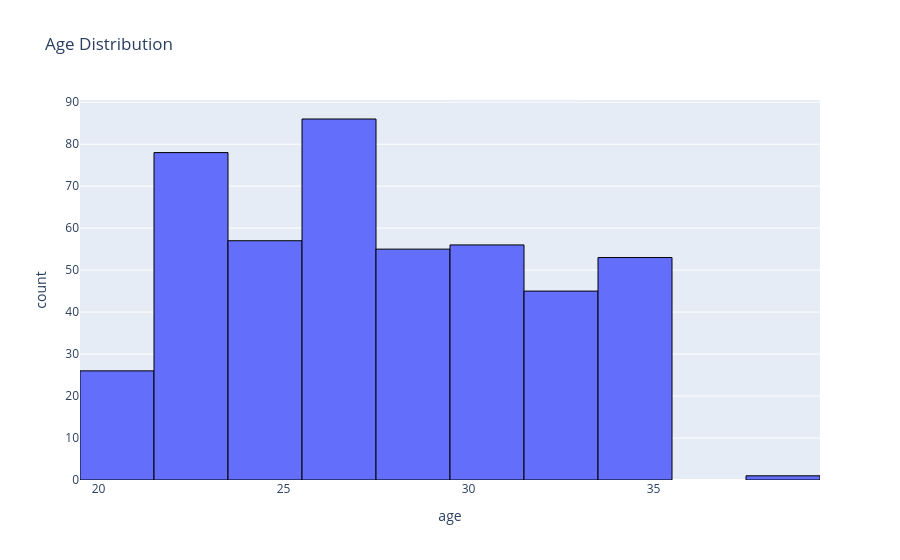

Here is the notebook cell this chart was saved with:
### Code cell
# Age Distribution
fig = px.histogram(df,x='age',nbins=10,title='Age Distribution')
fig.update_traces(marker_line_width=1, marker_line_color='black')
fig.show()

fig.write_image("plots/team_chart.png")   # static image
fig.write_html("interactive_plots/team_chart.html")  # interactive

### Figure 1 — Plotly figure (JSON) as saved in the notebook; plotly's stock layout.template omitted (floating-point values rounded to 4 significant figures; data arrays with more than 128 entries replaced by an {"elided": "..."} marker saying what was removed)
{"data": [{"bingroup": "x", "hovertemplate": "age=%{x}<br>count=%{y}<extra></extra>", "legendgroup": "", "marker": {"color": "#636efa", "line": {"color": "black", "width": 1}, "pattern": {"shape": ""}}, "name": "", "nbinsx": 10, "orientation": "v", "showlegend": false, "type": "histogram", "x": {"elided": "457 int values"}, "xaxis": "x", "yaxis": "y"}], "layout": {"barmode": "relative", "legend": {"tracegroupgap": 0}, "title": {"text": "Age Distribution"}, "xaxis": {"anchor": "y", "domain": [0, 1], "title": {"text": "age"}}, "yaxis": {"anchor": "x", "domain": [0, 1], "title": {"text": "count"}}}}
